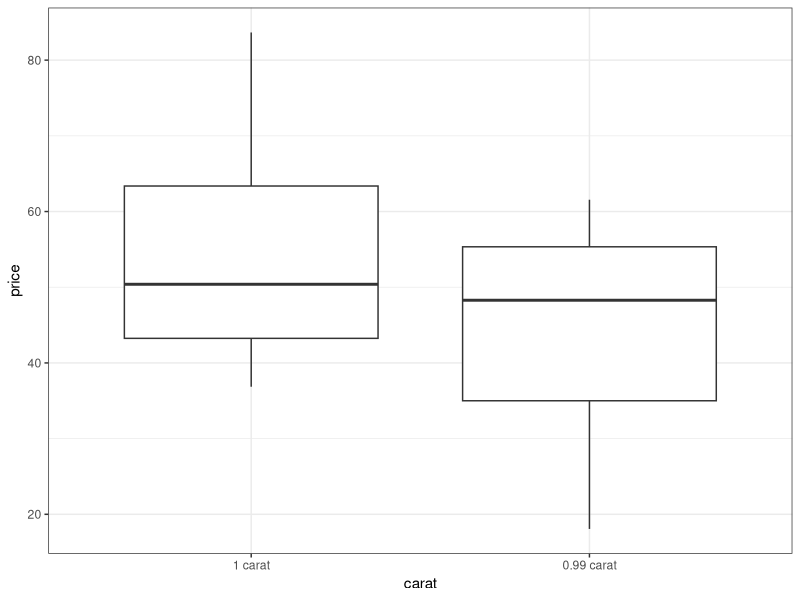

This chart was generated by the following R code:
## ---- chunk 1
# 2 * area under curve to right of T-obs [0.87]
2 * (1-pt(-0.87,df=199,lower.tail=F))
## ---- chunk 2
suppressPackageStartupMessages(library(ggplot2))
temp = read.csv('data/diamond.csv')
ggplot(temp) + geom_boxplot(aes(x=carat,y=ptprice)) + theme_bw() + ylab('price') + 
  scale_x_discrete(labels=c('1 carat','0.99 carat'))
## ---- chunk 3
#sample means
tapply(temp$ptprice,temp$carat,mean)
#sample sds
tapply(temp$ptprice,temp$carat,sd)
#sample sizes
tapply(temp$ptprice,temp$carat,length)
## ---- chunk 4
#area under curve to left of -2.508
pt(-2.508,22)
